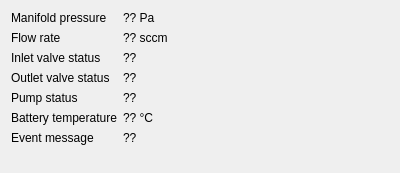
<?xml version="1.0" encoding="UTF-8"?>
<ui version="4.0">
 <class>PayloadWidgetWifvos</class>
 <widget class="QWidget" name="PayloadWidgetWifvos">
  <property name="geometry">
   <rect>
    <x>0</x>
    <y>0</y>
    <width>400</width>
    <height>173</height>
   </rect>
  </property>
  <property name="windowTitle">
   <string>WIFVOS</string>
  </property>
  <layout class="QFormLayout" name="layoutWifvos">
   <item row="0" column="0">
    <widget class="QLabel" name="label_manifold_pressure">
     <property name="text">
      <string>Manifold pressure</string>
     </property>
    </widget>
   </item>
   <item row="0" column="1">
    <widget class="QLabel" name="label_manifold_pressure_value">
     <property name="text">
      <string notr="true">?? Pa</string>
     </property>
    </widget>
   </item>
   <item row="1" column="0">
    <widget class="QLabel" name="label_flowrate">
     <property name="text">
      <string>Flow rate</string>
     </property>
    </widget>
   </item>
   <item row="1" column="1">
    <widget class="QLabel" name="label_flowrate_value">
     <property name="text">
      <string notr="true">?? sccm</string>
     </property>
    </widget>
   </item>
   <item row="2" column="0">
    <widget class="QLabel" name="label_inlet">
     <property name="text">
      <string>Inlet valve status</string>
     </property>
    </widget>
   </item>
   <item row="2" column="1">
    <widget class="QLabel" name="label_inlet_status">
     <property name="text">
      <string notr="true">??</string>
     </property>
    </widget>
   </item>
   <item row="3" column="0">
    <widget class="QLabel" name="label_outlet">
     <property name="text">
      <string>Outlet valve status</string>
     </property>
    </widget>
   </item>
   <item row="3" column="1">
    <widget class="QLabel" name="label_outlet_status">
     <property name="text">
      <string notr="true">??</string>
     </property>
    </widget>
   </item>
   <item row="4" column="0">
    <widget class="QLabel" name="label_pump">
     <property name="text">
      <string>Pump status</string>
     </property>
    </widget>
   </item>
   <item row="4" column="1">
    <widget class="QLabel" name="label_pump_status">
     <property name="text">
      <string notr="true">??</string>
     </property>
    </widget>
   </item>
   <item row="5" column="0">
    <widget class="QLabel" name="label_heating_temperature">
     <property name="text">
      <string>Battery temperature</string>
     </property>
    </widget>
   </item>
   <item row="5" column="1">
    <widget class="QLabel" name="label_heating_temperature_value">
     <property name="text">
      <string notr="true">?? °C</string>
     </property>
    </widget>
   </item>
   <item row="6" column="0">
    <widget class="QLabel" name="label_event">
     <property name="text">
      <string>Event message</string>
     </property>
    </widget>
   </item>
   <item row="6" column="1">
    <widget class="QLabel" name="label_event_value">
     <property name="text">
      <string notr="true">??</string>
     </property>
    </widget>
   </item>
  </layout>
 </widget>
 <resources/>
 <connections/>
</ui>
